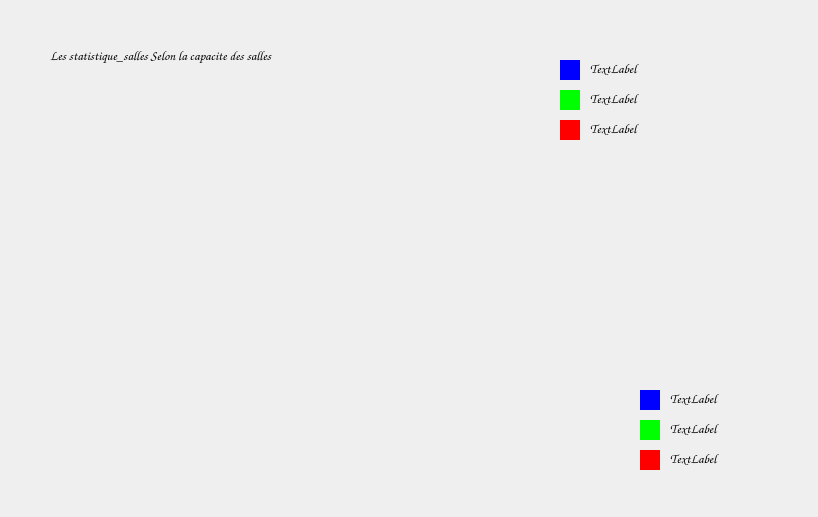
<?xml version="1.0" encoding="UTF-8"?>
<ui version="4.0">
 <class>statistique_salle</class>
 <widget class="QWidget" name="statistique_salle">
  <property name="geometry">
   <rect>
    <x>0</x>
    <y>0</y>
    <width>818</width>
    <height>517</height>
   </rect>
  </property>
  <property name="windowTitle">
   <string>Form</string>
  </property>
  <widget class="QLabel" name="label_2">
   <property name="geometry">
    <rect>
     <x>590</x>
     <y>90</y>
     <width>221</width>
     <height>16</height>
    </rect>
   </property>
   <property name="font">
    <font>
     <family>Comic Sans MS</family>
     <pointsize>10</pointsize>
    </font>
   </property>
   <property name="text">
    <string>TextLabel</string>
   </property>
  </widget>
  <widget class="QLabel" name="label_1">
   <property name="geometry">
    <rect>
     <x>590</x>
     <y>60</y>
     <width>221</width>
     <height>16</height>
    </rect>
   </property>
   <property name="font">
    <font>
     <family>Comic Sans MS</family>
     <pointsize>10</pointsize>
    </font>
   </property>
   <property name="styleSheet">
    <string notr="true"/>
   </property>
   <property name="text">
    <string>TextLabel</string>
   </property>
  </widget>
  <widget class="QWidget" name="widget_5" native="true">
   <property name="geometry">
    <rect>
     <x>560</x>
     <y>120</y>
     <width>20</width>
     <height>20</height>
    </rect>
   </property>
   <property name="styleSheet">
    <string notr="true">background-color: rgb(255, 0, 0);
background-image: url(:/img/ressources/rouge.jpg);</string>
   </property>
  </widget>
  <widget class="QWidget" name="widget" native="true">
   <property name="geometry">
    <rect>
     <x>560</x>
     <y>60</y>
     <width>20</width>
     <height>20</height>
    </rect>
   </property>
   <property name="styleSheet">
    <string notr="true">background-image: url(:/img/ressources/blue.jpg);
background-color: rgb(0, 0, 255);</string>
   </property>
  </widget>
  <widget class="QLabel" name="label_3">
   <property name="geometry">
    <rect>
     <x>590</x>
     <y>120</y>
     <width>221</width>
     <height>16</height>
    </rect>
   </property>
   <property name="font">
    <font>
     <family>Comic Sans MS</family>
     <pointsize>10</pointsize>
    </font>
   </property>
   <property name="text">
    <string>TextLabel</string>
   </property>
  </widget>
  <widget class="QWidget" name="widget_6" native="true">
   <property name="geometry">
    <rect>
     <x>560</x>
     <y>90</y>
     <width>20</width>
     <height>20</height>
    </rect>
   </property>
   <property name="styleSheet">
    <string notr="true">background-color: rgb(0, 255, 0);
background-image: url(:/img/ressources/vert.jpg);</string>
   </property>
  </widget>
  <widget class="QLabel" name="stat1">
   <property name="geometry">
    <rect>
     <x>670</x>
     <y>390</y>
     <width>101</width>
     <height>16</height>
    </rect>
   </property>
   <property name="font">
    <font>
     <family>Comic Sans MS</family>
     <pointsize>10</pointsize>
    </font>
   </property>
   <property name="styleSheet">
    <string notr="true"/>
   </property>
   <property name="text">
    <string>TextLabel</string>
   </property>
  </widget>
  <widget class="QLabel" name="stat3">
   <property name="geometry">
    <rect>
     <x>670</x>
     <y>450</y>
     <width>91</width>
     <height>16</height>
    </rect>
   </property>
   <property name="font">
    <font>
     <family>Comic Sans MS</family>
     <pointsize>10</pointsize>
    </font>
   </property>
   <property name="styleSheet">
    <string notr="true"/>
   </property>
   <property name="text">
    <string>TextLabel</string>
   </property>
  </widget>
  <widget class="QLabel" name="stat2">
   <property name="geometry">
    <rect>
     <x>670</x>
     <y>420</y>
     <width>101</width>
     <height>16</height>
    </rect>
   </property>
   <property name="font">
    <font>
     <family>Comic Sans MS</family>
     <pointsize>10</pointsize>
    </font>
   </property>
   <property name="styleSheet">
    <string notr="true"/>
   </property>
   <property name="text">
    <string>TextLabel</string>
   </property>
  </widget>
  <widget class="QWidget" name="widget_2" native="true">
   <property name="geometry">
    <rect>
     <x>640</x>
     <y>390</y>
     <width>20</width>
     <height>20</height>
    </rect>
   </property>
   <property name="styleSheet">
    <string notr="true">background-image: url(:/img/ressources/blue.jpg);
background-color: rgb(0, 0, 255);</string>
   </property>
  </widget>
  <widget class="QWidget" name="widget_7" native="true">
   <property name="geometry">
    <rect>
     <x>640</x>
     <y>450</y>
     <width>20</width>
     <height>20</height>
    </rect>
   </property>
   <property name="styleSheet">
    <string notr="true">background-color: rgb(255, 0, 0);
background-image: url(:/img/ressources/rouge.jpg);</string>
   </property>
  </widget>
  <widget class="QWidget" name="widget_8" native="true">
   <property name="geometry">
    <rect>
     <x>640</x>
     <y>420</y>
     <width>20</width>
     <height>20</height>
    </rect>
   </property>
   <property name="styleSheet">
    <string notr="true">background-color: rgb(0, 255, 0);
background-image: url(:/img/ressources/vert.jpg);</string>
   </property>
  </widget>
  <widget class="QLabel" name="stat1_2">
   <property name="geometry">
    <rect>
     <x>50</x>
     <y>0</y>
     <width>401</width>
     <height>111</height>
    </rect>
   </property>
   <property name="font">
    <font>
     <family>Comic Sans MS</family>
     <pointsize>10</pointsize>
    </font>
   </property>
   <property name="styleSheet">
    <string notr="true"/>
   </property>
   <property name="text">
    <string>Les statistique_salles Selon la capacite des salles</string>
   </property>
  </widget>
 </widget>
 <resources/>
 <connections/>
</ui>
